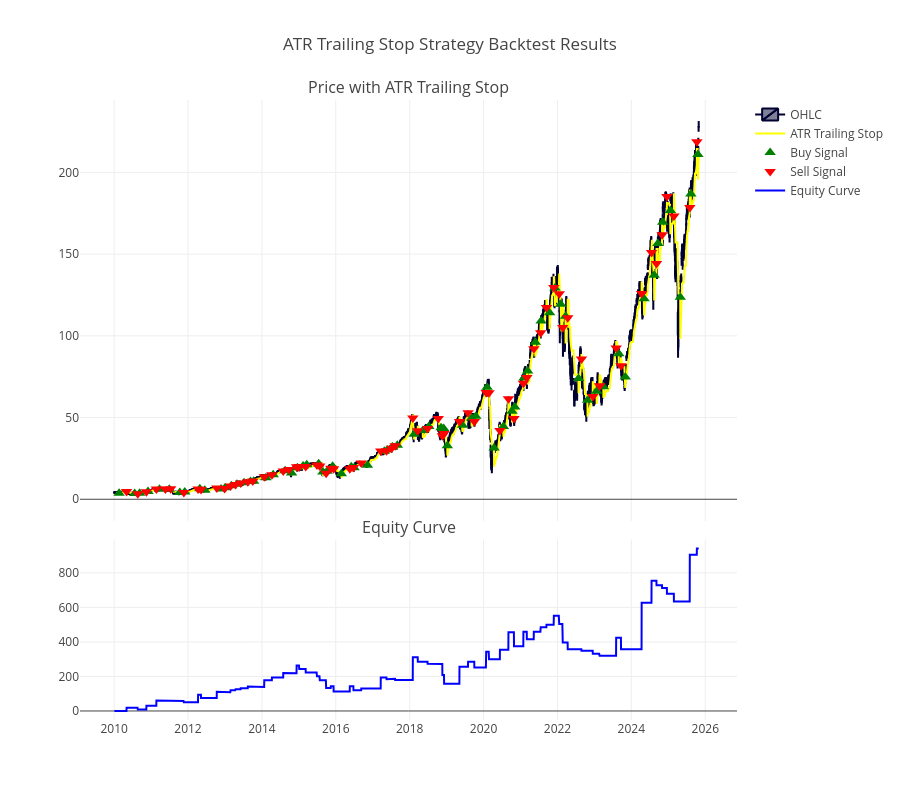

Notebook cell for this chart:
### Code cell
# Plot equity curve
import plotly.graph_objects as go
from plotly.subplots import make_subplots

fig = make_subplots(rows=2, cols=1, shared_xaxes=True,
                   vertical_spacing=0.03, subplot_titles=('Price with ATR Trailing Stop', 'Equity Curve'),
                   row_heights=[0.7, 0.3])

# Add candlestick
fig.add_trace(go.Candlestick(x=df['Date'],
                            open=df['Open'],
                            high=df['High'],
                            low=df['Low'],
                            close=df['Close'],
                            name='OHLC'),
              row=1, col=1)

# Add ATR Trailing Stop line
fig.add_trace(go.Scatter(x=df['Date'],
                        y=df['atr_stop'],
                        mode='lines',
                        name='ATR Trailing Stop',
                        line=dict(color='yellow')),
              row=1, col=1)

# Add buy signals
buy_signals = df[df['crossover_ATRStop'] == 1]
fig.add_trace(go.Scatter(x=buy_signals['Date'],
                        y=buy_signals['Low'],
                        mode='markers',
                        name='Buy Signal',
                        marker=dict(color='green', symbol='triangle-up', size=10)),
              row=1, col=1)

# Add sell signals
sell_signals = df[df['crossover_ATRStop'] == -1]
fig.add_trace(go.Scatter(x=sell_signals['Date'],
                        y=sell_signals['High'],
                        mode='markers',
                        name='Sell Signal',
                        marker=dict(color='red', symbol='triangle-down', size=10)),
              row=1, col=1)

# Add equity curve
fig.add_trace(go.Scatter(x=df['Date'],
                        y=df['Cumulative_Return'],
                        mode='lines',
                        name='Equity Curve',
                        line=dict(color='blue')),
              row=2, col=1)

# Update layout
fig.update_layout(
    title_text="ATR Trailing Stop Strategy Backtest Results",
    xaxis_rangeslider_visible=False,
    height=800
)

fig.show()

### Figure 1 — Plotly figure (JSON) as saved in the notebook; plotly's stock layout.template omitted (floating-point values rounded to 4 significant figures; data arrays with more than 128 entries replaced by an {"elided": "..."} marker saying what was removed)
{"data": [{"close": {"elided": "3980 float values"}, "high": {"elided": "3980 float values"}, "low": {"elided": "3980 float values"}, "name": "OHLC", "open": {"elided": "3980 float values"}, "type": "candlestick", "x": {"elided": "3980 str values"}, "xaxis": "x", "yaxis": "y"}, {"line": {"color": "yellow"}, "mode": "lines", "name": "ATR Trailing Stop", "type": "scatter", "x": {"elided": "3980 str values"}, "xaxis": "x", "y": {"elided": "3980 float values"}, "yaxis": "y"}, {"marker": {"color": "green", "size": 10, "symbol": "triangle-up"}, "mode": "markers", "name": "Buy Signal", "type": "scatter", "x": ["2010-02-19T00:00:00", "2010-07-23T00:00:00", "2010-09-10T00:00:00", "2010-12-02T00:00:00", "2011-03-25T00:00:00", "2011-06-30T00:00:00", "2011-10-12T00:00:00", "2011-11-30T00:00:00", "2012-04-27T00:00:00", "2012-06-15T00:00:00", "2012-11-23T00:00:00", "2013-01-02T00:00:00", "2013-03-05T00:00:00", "2013-04-29T00:00:00", "2013-07-08T00:00:00", "2013-09-10T00:00:00", "2013-10-11T00:00:00", "2014-02-10T00:00:00", "2014-04-22T00:00:00", "2014-08-18T00:00:00", "2014-10-21T00:00:00", "2014-12-18T00:00:00", "2015-02-12T00:00:00", "2015-03-20T00:00:00", "2015-07-16T00:00:00", "2015-08-27T00:00:00", "2015-10-07T00:00:00", "2015-12-01T00:00:00", "2016-02-25T00:00:00", "2016-06-02T00:00:00", "2016-06-30T00:00:00", "2016-11-09T00:00:00", "2017-04-25T00:00:00", "2017-05-24T00:00:00", "2017-07-14T00:00:00", "2017-09-01T00:00:00", "2018-02-14T00:00:00", "2018-05-11T00:00:00", "2018-07-09T00:00:00", "2018-11-07T00:00:00", "2018-12-03T00:00:00", "2019-01-08T00:00:00", "2019-06-07T00:00:00", "2019-09-05T00:00:00", "2019-10-17T00:00:00", "2020-02-05T00:00:00", "2020-04-14T00:00:00", "2020-07-15T00:00:00", "2020-10-08T00:00:00", "2020-11-05T00:00:00", "2021-02-04T00:00:00", "2021-03-12T00:00:00", "2021-05-27T00:00:00", "2021-07-23T00:00:00", "2021-10-15T00:00:00", "2021-12-07T00:00:00", "2022-02-02T00:00:00", "2022-03-22T00:00:00", "2022-07-28T00:00:00", "2022-10-25T00:00:00", "2023-01-23T00:00:00", "2023-03-31T00:00:00", "2023-08-30T00:00:00", "2023-11-02T00:00:00", "2024-05-06T00:00:00", "2024-08-14T00:00:00", "2024-09-19T00:00:00", "2024-11-06T00:00:00", "2025-01-21T00:00:00", "2025-04-29T00:00:00", "2025-08-12T00:00:00", "2025-10-20T00:00:00"], "xaxis": "x", "y": [3.741, 3.459, 3.604, 4.778, 6.111, 6.126, 4.188, 4.36, 6.386, 5.434, 6.234, 6.98, 8.276, 9.109, 10.03, 10.83, 11.03, 13.16, 15.01, 17.46, 16.11, 19.26, 20.4, 21.13, 21.65, 16.64, 17.18, 20.21, 15.57, 19.9, 19.24, 20.76, 29.45, 30.12, 31.97, 33.04, 39.76, 42.11, 44.49, 43.71, 43.35, 32.71, 45.23, 49.71, 50.76, 68.48, 31.42, 44.56, 53.91, 56.51, 74.26, 78.47, 96.15, 109.1, 114.1, 129.3, 119.3, 112.0, 73.94, 60.6, 66.15, 68.92, 89.05, 74.87, 122.6, 137.1, 156.6, 169.5, 176.7, 123.6, 186.8, 211.1], "yaxis": "y"}, {"marker": {"color": "red", "size": 10, "symbol": "triangle-down"}, "mode": "markers", "name": "Sell Signal", "type": "scatter", "x": ["2010-05-04T00:00:00", "2010-08-23T00:00:00", "2010-11-16T00:00:00", "2011-02-23T00:00:00", "2011-05-23T00:00:00", "2011-07-14T00:00:00", "2011-11-21T00:00:00", "2012-04-10T00:00:00", "2012-05-09T00:00:00", "2012-10-12T00:00:00", "2012-12-28T00:00:00", "2013-02-25T00:00:00", "2013-04-15T00:00:00", "2013-06-05T00:00:00", "2013-08-15T00:00:00", "2013-10-03T00:00:00", "2014-01-24T00:00:00", "2014-04-10T00:00:00", "2014-07-31T00:00:00", "2014-09-25T00:00:00", "2014-12-10T00:00:00", "2015-01-05T00:00:00", "2015-03-10T00:00:00", "2015-06-29T00:00:00", "2015-07-27T00:00:00", "2015-09-28T00:00:00", "2015-11-13T00:00:00", "2015-12-11T00:00:00", "2016-05-19T00:00:00", "2016-06-24T00:00:00", "2016-09-09T00:00:00", "2017-03-21T00:00:00", "2017-05-17T00:00:00", "2017-07-06T00:00:00", "2017-08-10T00:00:00", "2018-02-01T00:00:00", "2018-03-22T00:00:00", "2018-06-27T00:00:00", "2018-10-10T00:00:00", "2018-11-20T00:00:00", "2018-12-07T00:00:00", "2019-05-08T00:00:00", "2019-08-01T00:00:00", "2019-10-02T00:00:00", "2020-01-27T00:00:00", "2020-02-24T00:00:00", "2020-06-11T00:00:00", "2020-09-03T00:00:00", "2020-10-28T00:00:00", "2021-01-29T00:00:00", "2021-03-04T00:00:00", "2021-05-12T00:00:00", "2021-07-19T00:00:00", "2021-09-14T00:00:00", "2021-11-26T00:00:00", "2022-01-18T00:00:00", "2022-02-22T00:00:00", "2022-04-12T00:00:00", "2022-08-26T00:00:00", "2022-12-16T00:00:00", "2023-02-21T00:00:00", "2023-08-04T00:00:00", "2023-09-21T00:00:00", "2024-04-12T00:00:00", "2024-07-19T00:00:00", "2024-09-06T00:00:00", "2024-10-31T00:00:00", "2024-12-18T00:00:00", "2025-02-25T00:00:00", "2025-08-01T00:00:00", "2025-10-10T00:00:00"], "xaxis": "x", "y": [4.746, 3.406, 4.581, 6.238, 6.301, 6.363, 4.091, 6.207, 5.937, 6.832, 6.526, 8.156, 9.093, 9.941, 10.71, 11.09, 13.79, 15.06, 17.27, 18.28, 19.92, 19.66, 20.08, 20.91, 20.41, 15.83, 18.99, 18.72, 18.62, 19.47, 22.15, 29.54, 29.67, 31.15, 32.74, 49.67, 41.89, 43.34, 49.45, 38.84, 40.28, 47.55, 52.9, 47.55, 65.31, 65.12, 42.02, 61.52, 49.47, 70.95, 74.43, 92.09, 101.8, 117.3, 129.6, 125.7, 105.0, 111.1, 85.75, 62.82, 69.47, 92.61, 81.74, 125.9, 151.0, 144.3, 161.8, 185.3, 173.3, 178.5, 218.7], "yaxis": "y"}, {"line": {"color": "blue"}, "mode": "lines", "name": "Equity Curve", "type": "scatter", "x": {"elided": "3980 str values"}, "xaxis": "x2", "y": {"elided": "3980 float values"}, "yaxis": "y2"}], "layout": {"annotations": [{"font": {"size": 16}, "showarrow": false, "text": "Price with ATR Trailing Stop", "x": 0.5, "xanchor": "center", "xref": "paper", "y": 1.0, "yanchor": "bottom", "yref": "paper"}, {"font": {"size": 16}, "showarrow": false, "text": "Equity Curve", "x": 0.5, "xanchor": "center", "xref": "paper", "y": 0.291, "yanchor": "bottom", "yref": "paper"}], "height": 800, "title": {"text": "ATR Trailing Stop Strategy Backtest Results"}, "xaxis": {"anchor": "y", "domain": [0, 1], "matches": "x2", "rangeslider": {"visible": false}, "showticklabels": false}, "xaxis2": {"anchor": "y2", "domain": [0, 1]}, "yaxis": {"anchor": "x", "domain": [0.321, 1.0]}, "yaxis2": {"anchor": "x2", "domain": [0, 0.291]}}}
